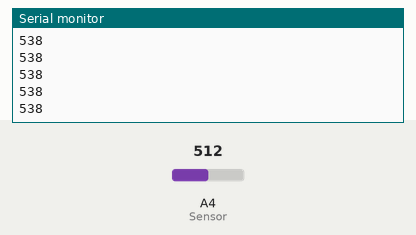
This sketch was run on a simulated Arduino Uno, built with avr-gcc and run on an emulated ATmega328P. Parts: the last lines printed to the serial monitor. The inputs (shaded band) are chosen by the test bench; at power-on: A4 (Sensor) = 512.

Above: at 1.2 s.
1.3 s: A4 (Sensor) set to 716
At 1.8 s:
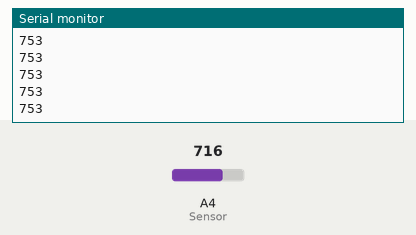
2.8 s: A4 (Sensor) set to 900
At 3.3 s:
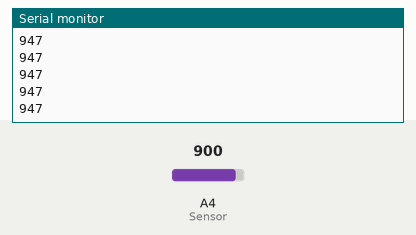
Timing chart, 0 to 5.8 s (numbered marks = the images above; inputs shaded):
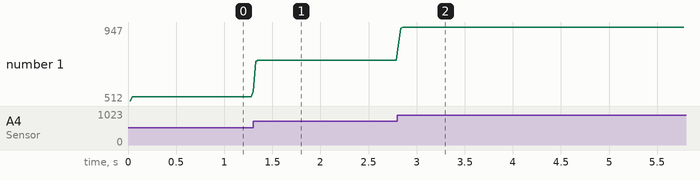

The sketch:

0A41SK_media.ino
```cpp
/* 0A41SK_media
    Medida directa dos valores da saída do sensor
*/
#define Sensor A4  //pin conectado o sensor
int ValSensor = 0; //Variable de lectura
int n = 20;        //numero de lecturas
long Media = 0;    //valor a acumular medidas e media

void setup() {
  Serial.begin(9600); //comunicación serie 9600bps
}

void loop() {
  for (int i = 0; i < n; i++) {
    ValSensor = analogRead(Sensor); //lectura do sensor
    Media = Media + ValSensor;      //acumula medidas
    delay(1);                       //pausa para estabilizar
  }
  Media = Media/n;

  Serial.println(Media);          //envío dos datos vía serie
}
```

Measured:
- after the input at 1.3 s, the serial monitor: prints a new line at once (image 1)
- after the input at 2.8 s, the serial monitor: prints a new line at once (image 2)
- plotted number 1: 538 → 753 after the input at 1.3 s, 753 → 947 after the input at 2.8 s
